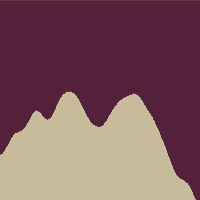
Frame 1 (no input)
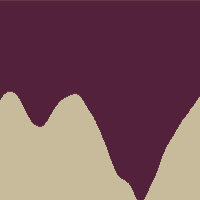
Frame 60 (the mouse pressed at the canvas centre just before this capture)
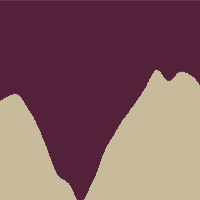
Frame 120 (the mouse held since frame 60 and released just before this capture)

The Processing sketch that drew these frames (run headless with seeded random() and noise(); from frame 60 on, the mouse is pressed at the canvas centre):

// Processing sketch: processing_26213
// ── processing_26213.pde

void setup() {
  size(200,200);
}
 
void draw() {
  background(#c8bb9b);
  for(int x=0; x<360; x=x+1) {
    float y = noise(x*0.01+frameCount*0.01)*255;
    stroke(#53213a);
    line(x,0,x,y);
  }
}
 
